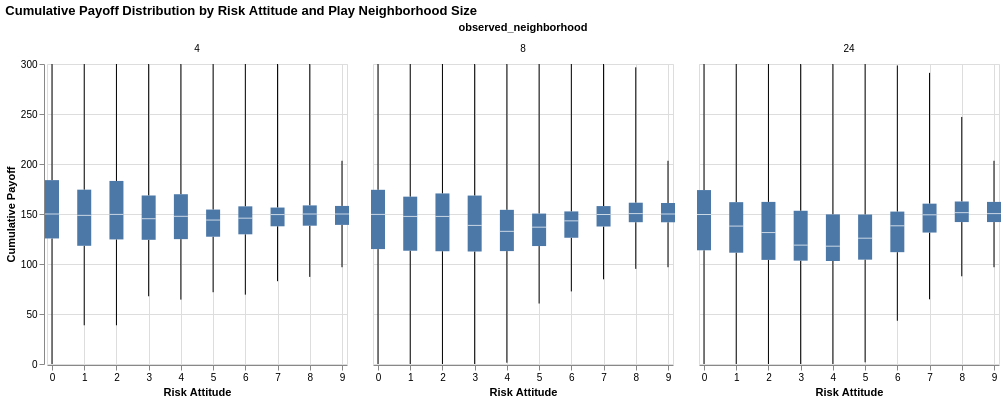

The notebook cell this image was saved under:
### Code cell
cum_payoff_boxplot.facet("observed_neighborhood", title="Cumulative Payoff Distribution by Risk Attitude and Play Neighborhood Size")

### Figure 1 — Vega specification as saved in the notebook (floating-point values rounded to 4 significant figures)
{"$schema": "https://vega.github.io/schema/vega/v5.json", "data": [{"name": "source_0", "values": [{"risk_attitude": 9, "observed_neighborhood": 8, "lower_box_scaled_points": 141.7, "upper_box_scaled_points": 161.0, "mid_box_scaled_points": 150.0, "lower_whisker_scaled_points": 96.77, "upper_whisker_scaled_points": 203.2}, {"risk_attitude": 8, "observed_neighborhood": 8, "lower_box_scaled_points": 141.8, "upper_box_scaled_points": 161.3, "mid_box_scaled_points": 150.4, "lower_whisker_scaled_points": 95.13, "upper_whisker_scaled_points": 296.7}, {"risk_attitude": 7, "observed_neighborhood": 8, "lower_box_scaled_points": 137.5, "upper_box_scaled_points": 157.9, "mid_box_scaled_points": 149.5, "lower_whisker_scaled_points": 84.68, "upper_whisker_scaled_points": 300.0}, {"risk_attitude": 5, "observed_neighborhood": 8, "lower_box_scaled_points": 117.9, "upper_box_scaled_points": 150.4, "mid_box_scaled_points": 136.8, "lower_whisker_scaled_points": 60.48, "upper_whisker_scaled_points": 300.0}, {"risk_attitude": 2, "observed_neighborhood": 8, "lower_box_scaled_points": 112.8, "upper_box_scaled_points": 170.6, "mid_box_scaled_points": 147.6, "lower_whisker_scaled_points": 0.0, "upper_whisker_scaled_points": 300.0}, {"risk_attitude": 4, "observed_neighborhood": 8, "lower_box_scaled_points": 112.9, "upper_box_scaled_points": 154.2, "mid_box_scaled_points": 132.7, "lower_whisker_scaled_points": 1.271, "upper_whisker_scaled_points": 300.0}, {"risk_attitude": 6, "observed_neighborhood": 8, "lower_box_scaled_points": 126.2, "upper_box_scaled_points": 152.6, "mid_box_scaled_points": 143.1, "lower_whisker_scaled_points": 72.58, "upper_whisker_scaled_points": 300.0}, {"risk_attitude": 3, "observed_neighborhood": 8, "lower_box_scaled_points": 112.5, "upper_box_scaled_points": 168.4, "mid_box_scaled_points": 138.6, "lower_whisker_scaled_points": 0.0, "upper_whisker_scaled_points": 300.0}, {"risk_attitude": 2, "observed_neighborhood": 24, "lower_box_scaled_points": 104.1, "upper_box_scaled_points": 162.1, "mid_box_scaled_points": 131.5, "lower_whisker_scaled_points": 0.0, "upper_whisker_scaled_points": 300.0}, {"risk_attitude": 0, "observed_neighborhood": 24, "lower_box_scaled_points": 113.7, "upper_box_scaled_points": 173.9, "mid_box_scaled_points": 149.5, "lower_whisker_scaled_points": 0.0, "upper_whisker_scaled_points": 300.0}, {"risk_attitude": 8, "observed_neighborhood": 24, "lower_box_scaled_points": 141.9, "upper_box_scaled_points": 162.5, "mid_box_scaled_points": 151.3, "lower_whisker_scaled_points": 87.71, "upper_whisker_scaled_points": 247.0}, {"risk_attitude": 4, "observed_neighborhood": 24, "lower_box_scaled_points": 103.0, "upper_box_scaled_points": 149.6, "mid_box_scaled_points": 117.8, "lower_whisker_scaled_points": 0.0, "upper_whisker_scaled_points": 300.0}, {"risk_attitude": 7, "observed_neighborhood": 24, "lower_box_scaled_points": 131.5, "upper_box_scaled_points": 160.3, "mid_box_scaled_points": 149.2, "lower_whisker_scaled_points": 64.71, "upper_whisker_scaled_points": 291.1}, {"risk_attitude": 9, "observed_neighborhood": 24, "lower_box_scaled_points": 141.9, "upper_box_scaled_points": 162.1, "mid_box_scaled_points": 150.4, "lower_whisker_scaled_points": 96.77, "upper_whisker_scaled_points": 203.2}, {"risk_attitude": 6, "observed_neighborhood": 24, "lower_box_scaled_points": 111.8, "upper_box_scaled_points": 152.4, "mid_box_scaled_points": 138.2, "lower_whisker_scaled_points": 43.22, "upper_whisker_scaled_points": 298.5}, {"risk_attitude": 5, "observed_neighborhood": 24, "lower_box_scaled_points": 104.3, "upper_box_scaled_points": 149.5, "mid_box_scaled_points": 125.8, "lower_whisker_scaled_points": 1.695, "upper_whisker_scaled_points": 300.0}, {"risk_attitude": 3, "observed_neighborhood": 24, "lower_box_scaled_points": 103.4, "upper_box_scaled_points": 153.2, "mid_box_scaled_points": 118.9, "lower_whisker_scaled_points": 0.0, "upper_whisker_scaled_points": 300.0}, {"risk_attitude": 1, "observed_neighborhood": 24, "lower_box_scaled_points": 111.3, "upper_box_scaled_points": 161.8, "mid_box_scaled_points": 137.9, "lower_whisker_scaled_points": 0.0, "upper_whisker_scaled_points": 300.0}, {"risk_attitude": 6, "observed_neighborhood": 4, "lower_box_scaled_points": 129.7, "upper_box_scaled_points": 157.7, "mid_box_scaled_points": 145.8, "lower_whisker_scaled_points": 69.35, "upper_whisker_scaled_points": 300.0}, {"risk_attitude": 4, "observed_neighborhood": 4, "lower_box_scaled_points": 124.9, "upper_box_scaled_points": 169.8, "mid_box_scaled_points": 147.7, "lower_whisker_scaled_points": 64.39, "upper_whisker_scaled_points": 300.0}, {"risk_attitude": 7, "observed_neighborhood": 4, "lower_box_scaled_points": 137.7, "upper_box_scaled_points": 156.5, "mid_box_scaled_points": 149.4, "lower_whisker_scaled_points": 82.81, "upper_whisker_scaled_points": 300.0}, {"risk_attitude": 5, "observed_neighborhood": 4, "lower_box_scaled_points": 127.3, "upper_box_scaled_points": 154.4, "mid_box_scaled_points": 144.0, "lower_whisker_scaled_points": 71.77, "upper_whisker_scaled_points": 300.0}, {"risk_attitude": 2, "observed_neighborhood": 4, "lower_box_scaled_points": 124.6, "upper_box_scaled_points": 183.1, "mid_box_scaled_points": 149.6, "lower_whisker_scaled_points": 38.71, "upper_whisker_scaled_points": 300.0}, {"risk_attitude": 3, "observed_neighborhood": 4, "lower_box_scaled_points": 124.2, "upper_box_scaled_points": 168.5, "mid_box_scaled_points": 145.3, "lower_whisker_scaled_points": 67.74, "upper_whisker_scaled_points": 300.0}, {"risk_attitude": 9, "observed_neighborhood": 4, "lower_box_scaled_points": 139.1, "upper_box_scaled_points": 158.1, "mid_box_scaled_points": 150.0, "lower_whisker_scaled_points": 96.77, "upper_whisker_scaled_points": 203.2}, {"risk_attitude": 1, "observed_neighborhood": 4, "lower_box_scaled_points": 118.2, "upper_box_scaled_points": 174.3, "mid_box_scaled_points": 148.6, "lower_whisker_scaled_points": 38.71, "upper_whisker_scaled_points": 300.0}, {"risk_attitude": 8, "observed_neighborhood": 4, "lower_box_scaled_points": 138.3, "upper_box_scaled_points": 158.6, "mid_box_scaled_points": 150.0, "lower_whisker_scaled_points": 87.1, "upper_whisker_scaled_points": 300.0}, {"risk_attitude": 0, "observed_neighborhood": 4, "lower_box_scaled_points": 125.5, "upper_box_scaled_points": 183.9, "mid_box_scaled_points": 150.0, "lower_whisker_scaled_points": 0.0, "upper_whisker_scaled_points": 300.0}, {"risk_attitude": 1, "observed_neighborhood": 8, "lower_box_scaled_points": 113.3, "upper_box_scaled_points": 167.3, "mid_box_scaled_points": 147.6, "lower_whisker_scaled_points": 0.0, "upper_whisker_scaled_points": 300.0}, {"risk_attitude": 0, "observed_neighborhood": 8, "lower_box_scaled_points": 114.9, "upper_box_scaled_points": 174.2, "mid_box_scaled_points": 149.6, "lower_whisker_scaled_points": 0.0, "upper_whisker_scaled_points": 300.0}]}, {"name": "facet_domain"}, {"name": "facet_domain_row", "values": [{"data": 0.0}]}, {"name": "facet_domain_column", "values": [{"data": 0.0}, {"data": 1.0}, {"data": 2.0}]}, {"name": "data_1", "values": [{"lower_box_scaled_points": 141.7, "lower_whisker_scaled_points": 96.77}, {"lower_box_scaled_points": 141.8, "lower_whisker_scaled_points": 95.13}, {"lower_box_scaled_points": 137.5, "lower_whisker_scaled_points": 84.68}, {"lower_box_scaled_points": 117.9, "lower_whisker_scaled_points": 60.48}, {"lower_box_scaled_points": 112.8, "lower_whisker_scaled_points": 0.0}, {"lower_box_scaled_points": 112.9, "lower_whisker_scaled_points": 1.271}, {"lower_box_scaled_points": 126.2, "lower_whisker_scaled_points": 72.58}, {"lower_box_scaled_points": 112.5, "lower_whisker_scaled_points": 0.0}, {"lower_box_scaled_points": 104.1, "lower_whisker_scaled_points": 0.0}, {"lower_box_scaled_points": 113.7, "lower_whisker_scaled_points": 0.0}, {"lower_box_scaled_points": 141.9, "lower_whisker_scaled_points": 87.71}, {"lower_box_scaled_points": 103.0, "lower_whisker_scaled_points": 0.0}, {"lower_box_scaled_points": 131.5, "lower_whisker_scaled_points": 64.71}, {"lower_box_scaled_points": 141.9, "lower_whisker_scaled_points": 96.77}, {"lower_box_scaled_points": 111.8, "lower_whisker_scaled_points": 43.22}, {"lower_box_scaled_points": 104.3, "lower_whisker_scaled_points": 1.695}, {"lower_box_scaled_points": 103.4, "lower_whisker_scaled_points": 0.0}, {"lower_box_scaled_points": 111.3, "lower_whisker_scaled_points": 0.0}, {"lower_box_scaled_points": 129.7, "lower_whisker_scaled_points": 69.35}, {"lower_box_scaled_points": 124.9, "lower_whisker_scaled_points": 64.39}, {"lower_box_scaled_points": 137.7, "lower_whisker_scaled_points": 82.81}, {"lower_box_scaled_points": 127.3, "lower_whisker_scaled_points": 71.77}, {"lower_box_scaled_points": 124.6, "lower_whisker_scaled_points": 38.71}, {"lower_box_scaled_points": 124.2, "lower_whisker_scaled_points": 67.74}, {"lower_box_scaled_points": 139.1, "lower_whisker_scaled_points": 96.77}, {"lower_box_scaled_points": 118.2, "lower_whisker_scaled_points": 38.71}, {"lower_box_scaled_points": 138.3, "lower_whisker_scaled_points": 87.1}, {"lower_box_scaled_points": 125.5, "lower_whisker_scaled_points": 0.0}, {"lower_box_scaled_points": 113.3, "lower_whisker_scaled_points": 0.0}, {"lower_box_scaled_points": 114.9, "lower_whisker_scaled_points": 0.0}]}, {"name": "data_2", "values": [{"upper_box_scaled_points": 161.0, "upper_whisker_scaled_points": 203.2}, {"upper_box_scaled_points": 161.3, "upper_whisker_scaled_points": 296.7}, {"upper_box_scaled_points": 157.9, "upper_whisker_scaled_points": 300.0}, {"upper_box_scaled_points": 150.4, "upper_whisker_scaled_points": 300.0}, {"upper_box_scaled_points": 170.6, "upper_whisker_scaled_points": 300.0}, {"upper_box_scaled_points": 154.2, "upper_whisker_scaled_points": 300.0}, {"upper_box_scaled_points": 152.6, "upper_whisker_scaled_points": 300.0}, {"upper_box_scaled_points": 168.4, "upper_whisker_scaled_points": 300.0}, {"upper_box_scaled_points": 162.1, "upper_whisker_scaled_points": 300.0}, {"upper_box_scaled_points": 173.9, "upper_whisker_scaled_points": 300.0}, {"upper_box_scaled_points": 162.5, "upper_whisker_scaled_points": 247.0}, {"upper_box_scaled_points": 149.6, "upper_whisker_scaled_points": 300.0}, {"upper_box_scaled_points": 160.3, "upper_whisker_scaled_points": 291.1}, {"upper_box_scaled_points": 162.1, "upper_whisker_scaled_points": 203.2}, {"upper_box_scaled_points": 152.4, "upper_whisker_scaled_points": 298.5}, {"upper_box_scaled_points": 149.5, "upper_whisker_scaled_points": 300.0}, {"upper_box_scaled_points": 153.2, "upper_whisker_scaled_points": 300.0}, {"upper_box_scaled_points": 161.8, "upper_whisker_scaled_points": 300.0}, {"upper_box_scaled_points": 157.7, "upper_whisker_scaled_points": 300.0}, {"upper_box_scaled_points": 169.8, "upper_whisker_scaled_points": 300.0}, {"upper_box_scaled_points": 156.5, "upper_whisker_scaled_points": 300.0}, {"upper_box_scaled_points": 154.4, "upper_whisker_scaled_points": 300.0}, {"upper_box_scaled_points": 183.1, "upper_whisker_scaled_points": 300.0}, {"upper_box_scaled_points": 168.5, "upper_whisker_scaled_points": 300.0}, {"upper_box_scaled_points": 158.1, "upper_whisker_scaled_points": 203.2}, {"upper_box_scaled_points": 174.3, "upper_whisker_scaled_points": 300.0}, {"upper_box_scaled_points": 158.6, "upper_whisker_scaled_points": 300.0}, {"upper_box_scaled_points": 183.9, "upper_whisker_scaled_points": 300.0}, {"upper_box_scaled_points": 167.3, "upper_whisker_scaled_points": 300.0}, {"upper_box_scaled_points": 174.2, "upper_whisker_scaled_points": 300.0}]}, {"name": "data_3", "values": [{"lower_box_scaled_points": 141.7, "upper_box_scaled_points": 161.0}, {"lower_box_scaled_points": 141.8, "upper_box_scaled_points": 161.3}, {"lower_box_scaled_points": 137.5, "upper_box_scaled_points": 157.9}, {"lower_box_scaled_points": 117.9, "upper_box_scaled_points": 150.4}, {"lower_box_scaled_points": 112.8, "upper_box_scaled_points": 170.6}, {"lower_box_scaled_points": 112.9, "upper_box_scaled_points": 154.2}, {"lower_box_scaled_points": 126.2, "upper_box_scaled_points": 152.6}, {"lower_box_scaled_points": 112.5, "upper_box_scaled_points": 168.4}, {"lower_box_scaled_points": 104.1, "upper_box_scaled_points": 162.1}, {"lower_box_scaled_points": 113.7, "upper_box_scaled_points": 173.9}, {"lower_box_scaled_points": 141.9, "upper_box_scaled_points": 162.5}, {"lower_box_scaled_points": 103.0, "upper_box_scaled_points": 149.6}, {"lower_box_scaled_points": 131.5, "upper_box_scaled_points": 160.3}, {"lower_box_scaled_points": 141.9, "upper_box_scaled_points": 162.1}, {"lower_box_scaled_points": 111.8, "upper_box_scaled_points": 152.4}, {"lower_box_scaled_points": 104.3, "upper_box_scaled_points": 149.5}, {"lower_box_scaled_points": 103.4, "upper_box_scaled_points": 153.2}, {"lower_box_scaled_points": 111.3, "upper_box_scaled_points": 161.8}, {"lower_box_scaled_points": 129.7, "upper_box_scaled_points": 157.7}, {"lower_box_scaled_points": 124.9, "upper_box_scaled_points": 169.8}, {"lower_box_scaled_points": 137.7, "upper_box_scaled_points": 156.5}, {"lower_box_scaled_points": 127.3, "upper_box_scaled_points": 154.4}, {"lower_box_scaled_points": 124.6, "upper_box_scaled_points": 183.1}, {"lower_box_scaled_points": 124.2, "upper_box_scaled_points": 168.5}, {"lower_box_scaled_points": 139.1, "upper_box_scaled_points": 158.1}, {"lower_box_scaled_points": 118.2, "upper_box_scaled_points": 174.3}, {"lower_box_scaled_points": 138.3, "upper_box_scaled_points": 158.6}, {"lower_box_scaled_points": 125.5, "upper_box_scaled_points": 183.9}, {"lower_box_scaled_points": 113.3, "upper_box_scaled_points": 167.3}, {"lower_box_scaled_points": 114.9, "upper_box_scaled_points": 174.2}]}, {"name": "data_4", "values": [{"mid_box_scaled_points": 150.0}, {"mid_box_scaled_points": 150.4}, {"mid_box_scaled_points": 149.5}, {"mid_box_scaled_points": 136.8}, {"mid_box_scaled_points": 147.6}, {"mid_box_scaled_points": 132.7}, {"mid_box_scaled_points": 143.1}, {"mid_box_scaled_points": 138.6}, {"mid_box_scaled_points": 131.5}, {"mid_box_scaled_points": 149.5}, {"mid_box_scaled_points": 151.3}, {"mid_box_scaled_points": 117.8}, {"mid_box_scaled_points": 149.2}, {"mid_box_scaled_points": 150.4}, {"mid_box_scaled_points": 138.2}, {"mid_box_scaled_points": 125.8}, {"mid_box_scaled_points": 118.9}, {"mid_box_scaled_points": 137.9}, {"mid_box_scaled_points": 145.8}, {"mid_box_scaled_points": 147.7}, {"mid_box_scaled_points": 149.4}, {"mid_box_scaled_points": 144.0}, {"mid_box_scaled_points": 149.6}, {"mid_box_scaled_points": 145.3}, {"mid_box_scaled_points": 150.0}, {"mid_box_scaled_points": 148.6}, {"mid_box_scaled_points": 150.0}, {"mid_box_scaled_points": 150.0}, {"mid_box_scaled_points": 147.6}, {"mid_box_scaled_points": 149.6}]}], "signals": [{"name": "child_width", "value": 300}, {"name": "child_height", "value": 300}], "marks": [{"type": "group", "name": "facet-title", "title": {"text": "observed_neighborhood", "style": "guide-title", "offset": 10}, "role": "column-title"}, {"type": "group", "name": "row_header", "from": {"data": "facet_domain_row"}, "encode": {"update": {"height": {"signal": "child_height"}}}, "axes": [{"scale": "y", "tickCount": {"signal": "ceil(child_height/40)"}, "zindex": 0, "orient": "left", "grid": false, "labelOverlap": true, "title": "Cumulative Payoff"}], "role": "row-header"}, {"type": "group", "name": "column_footer", "from": {"data": "facet_domain_column"}, "encode": {"update": {"width": {"signal": "child_width"}}}, "axes": [{"scale": "x", "zindex": 0, "orient": "bottom", "labelOverlap": true, "grid": false, "tickCount": {"signal": "ceil(child_width/40)"}, "title": "Risk Attitude", "labelFlush": true}], "role": "column-footer"}, {"type": "group", "name": "cell", "from": {"facet": {"data": "source_0", "name": "facet", "groupby": ["observed_neighborhood"]}}, "sort": {"field": ["datum[\"observed_neighborhood\"]"], "order": ["ascending"]}, "encode": {"update": {"width": {"signal": "child_width"}, "height": {"signal": "child_height"}}}, "data": [{"name": "data_0", "source": "facet", "transform": [{"type": "filter", "expr": "isValid(datum[\"risk_attitude\"]) && isFinite(+datum[\"risk_attitude\"]) && isValid(datum[\"lower_whisker_scaled_points\"]) && isFinite(+datum[\"lower_whisker_scaled_points\"])"}, {"type": "project", "fields": ["lower_box_scaled_points", "lower_whisker_scaled_points", "mid_box_scaled_points", "risk_attitude", "upper_box_scaled_points", "upper_whisker_scaled_points"]}]}, {"name": "data_1", "source": "facet", "transform": [{"type": "filter", "expr": "isValid(datum[\"risk_attitude\"]) && isFinite(+datum[\"risk_attitude\"]) && isValid(datum[\"upper_box_scaled_points\"]) && isFinite(+datum[\"upper_box_scaled_points\"])"}, {"type": "project", "fields": ["lower_box_scaled_points", "lower_whisker_scaled_points", "mid_box_scaled_points", "risk_attitude", "upper_box_scaled_points", "upper_whisker_scaled_points"]}]}, {"name": "data_2", "source": "facet", "transform": [{"type": "filter", "expr": "isValid(datum[\"risk_attitude\"]) && isFinite(+datum[\"risk_attitude\"]) && isValid(datum[\"lower_box_scaled_points\"]) && isFinite(+datum[\"lower_box_scaled_points\"])"}, {"type": "project", "fields": ["lower_box_scaled_points", "lower_whisker_scaled_points", "mid_box_scaled_points", "risk_attitude", "upper_box_scaled_points", "upper_whisker_scaled_points"]}]}, {"name": "data_3", "source": "facet", "transform": [{"type": "filter", "expr": "isValid(datum[\"risk_attitude\"]) && isFinite(+datum[\"risk_attitude\"]) && isValid(datum[\"mid_box_scaled_points\"]) && isFinite(+datum[\"mid_box_scaled_points\"])"}, {"type": "project", "fields": ["lower_box_scaled_points", "lower_whisker_scaled_points", "mid_box_scaled_points", "risk_attitude", "upper_box_scaled_points", "upper_whisker_scaled_points"]}]}], "marks": [{"type": "rule", "name": "child_layer_0_marks", "from": {"data": "data_0"}, "encode": {"update": {"tooltip": {"signal": "{\"Max of Cumulative Payoff\": format(datum[\"upper_whisker_scaled_points\"], \"\"), \"Q3 of Cumulative Payoff\": format(datum[\"upper_box_scaled_points\"], \"\"), \"Median of Cumulative Payoff\": format(datum[\"mid_box_scaled_points\"], \"\"), \"Q1 of Cumulative Payoff\": format(datum[\"lower_box_scaled_points\"], \"\"), \"Min of Cumulative Payoff\": format(datum[\"lower_whisker_scaled_points\"], \"\"), \"Risk Attitude\": format(datum[\"risk_attitude\"], \"\")}"}, "y2": {"field": "lower_box_scaled_points", "scale": "y"}, "x": {"field": "risk_attitude", "scale": "x"}, "stroke": {"value": "black"}, "y": {"field": "lower_whisker_scaled_points", "scale": "y"}}}, "style": ["rule", "boxplot-rule"], "aria": false}, {"type": "rule", "name": "child_layer_1_marks", "from": {"data": "data_1"}, "encode": {"update": {"y2": {"field": "upper_whisker_scaled_points", "scale": "y"}, "x": {"field": "risk_attitude", "scale": "x"}, "tooltip": {"signal": "{\"Max of Cumulative Payoff\": format(datum[\"upper_whisker_scaled_points\"], \"\"), \"Q3 of Cumulative Payoff\": format(datum[\"upper_box_scaled_points\"], \"\"), \"Median of Cumulative Payoff\": format(datum[\"mid_box_scaled_points\"], \"\"), \"Q1 of Cumulative Payoff\": format(datum[\"lower_box_scaled_points\"], \"\"), \"Min of Cumulative Payoff\": format(datum[\"lower_whisker_scaled_points\"], \"\"), \"Risk Attitude\": format(datum[\"risk_attitude\"], \"\")}"}, "y": {"field": "upper_box_scaled_points", "scale": "y"}, "stroke": {"value": "black"}}}, "aria": false, "style": ["rule", "boxplot-rule"]}, {"type": "rect", "name": "child_layer_2_marks", "from": {"data": "data_2"}, "encode": {"update": {"fill": {"value": "#4c78a8"}, "y": {"field": "lower_box_scaled_points", "scale": "y"}, "tooltip": {"signal": "{\"Max of Cumulative Payoff\": format(datum[\"upper_whisker_scaled_points\"], \"\"), \"Q3 of Cumulative Payoff\": format(datum[\"upper_box_scaled_points\"], \"\"), \"Median of Cumulative Payoff\": format(datum[\"mid_box_scaled_points\"], \"\"), \"Q1 of Cumulative Payoff\": format(datum[\"lower_box_scaled_points\"], \"\"), \"Min of Cumulative Payoff\": format(datum[\"lower_whisker_scaled_points\"], \"\"), \"Risk Attitude\": format(datum[\"risk_attitude\"], \"\")}"}, "width": {"value": 14}, "xc": {"field": "risk_attitude", "scale": "x"}, "y2": {"field": "upper_box_scaled_points", "scale": "y"}}}, "style": ["bar", "boxplot-box"]}, {"type": "rect", "name": "child_layer_3_marks", "from": {"data": "data_3"}, "encode": {"update": {"opacity": {"value": 0.7}, "tooltip": {"signal": "{\"Max of Cumulative Payoff\": format(datum[\"upper_whisker_scaled_points\"], \"\"), \"Q3 of Cumulative Payoff\": format(datum[\"upper_box_scaled_points\"], \"\"), \"Median of Cumulative Payoff\": format(datum[\"mid_box_scaled_points\"], \"\"), \"Q1 of Cumulative Payoff\": format(datum[\"lower_box_scaled_points\"], \"\"), \"Min of Cumulative Payoff\": format(datum[\"lower_whisker_scaled_points\"], \"\"), \"Risk Attitude\": format(datum[\"risk_attitude\"], \"\")}"}, "xc": {"field": "risk_attitude", "scale": "x"}, "width": {"value": 14}, "fill": [{"value": "#4c78a8", "test": "datum['lower_box_scaled_points'] >= datum['upper_box_scaled_points']"}, {"value": "white"}], "yc": {"field": "mid_box_scaled_points", "scale": "y"}, "height": {"value": 1}}}, "style": ["tick", "boxplot-median"], "aria": false}], "axes": [{"scale": "x", "aria": false, "labels": false, "gridScale": "y", "tickCount": {"signal": "ceil(child_width/40)"}, "orient": "bottom", "grid": true, "domain": false, "minExtent": 0, "maxExtent": 0, "zindex": 0, "ticks": false}, {"scale": "y", "orient": "left", "maxExtent": 0, "minExtent": 0, "ticks": false, "aria": false, "gridScale": "x", "zindex": 0, "labels": false, "tickCount": {"signal": "ceil(child_height/40)"}, "grid": true, "domain": false}], "title": {"text": {"signal": "format(parent[\"observed_neighborhood\"], \"\")"}, "style": "guide-label", "frame": "group", "offset": 10}, "style": "cell"}], "scales": [{"name": "x", "type": "linear", "domain": [0, 9], "range": [0, {"signal": "child_width"}], "zero": true, "padding": 5}, {"name": "y", "type": "linear", "domain": {"fields": [{"data": "data_1", "field": "lower_whisker_scaled_points"}, {"data": "data_1", "field": "lower_box_scaled_points"}, {"data": "data_2", "field": "upper_box_scaled_points"}, {"data": "data_2", "field": "upper_whisker_scaled_points"}, {"data": "data_3", "field": "lower_box_scaled_points"}, {"data": "data_3", "field": "upper_box_scaled_points"}, {"data": "data_4", "field": "mid_box_scaled_points"}]}, "range": [{"signal": "child_height"}, 0], "nice": true, "zero": true}], "title": {"text": "Cumulative Payoff Distribution by Risk Attitude and Play Neighborhood Size", "anchor": "start"}, "background": "white", "layout": {"padding": 20, "bounds": "full", "align": "all"}, "padding": 5}
